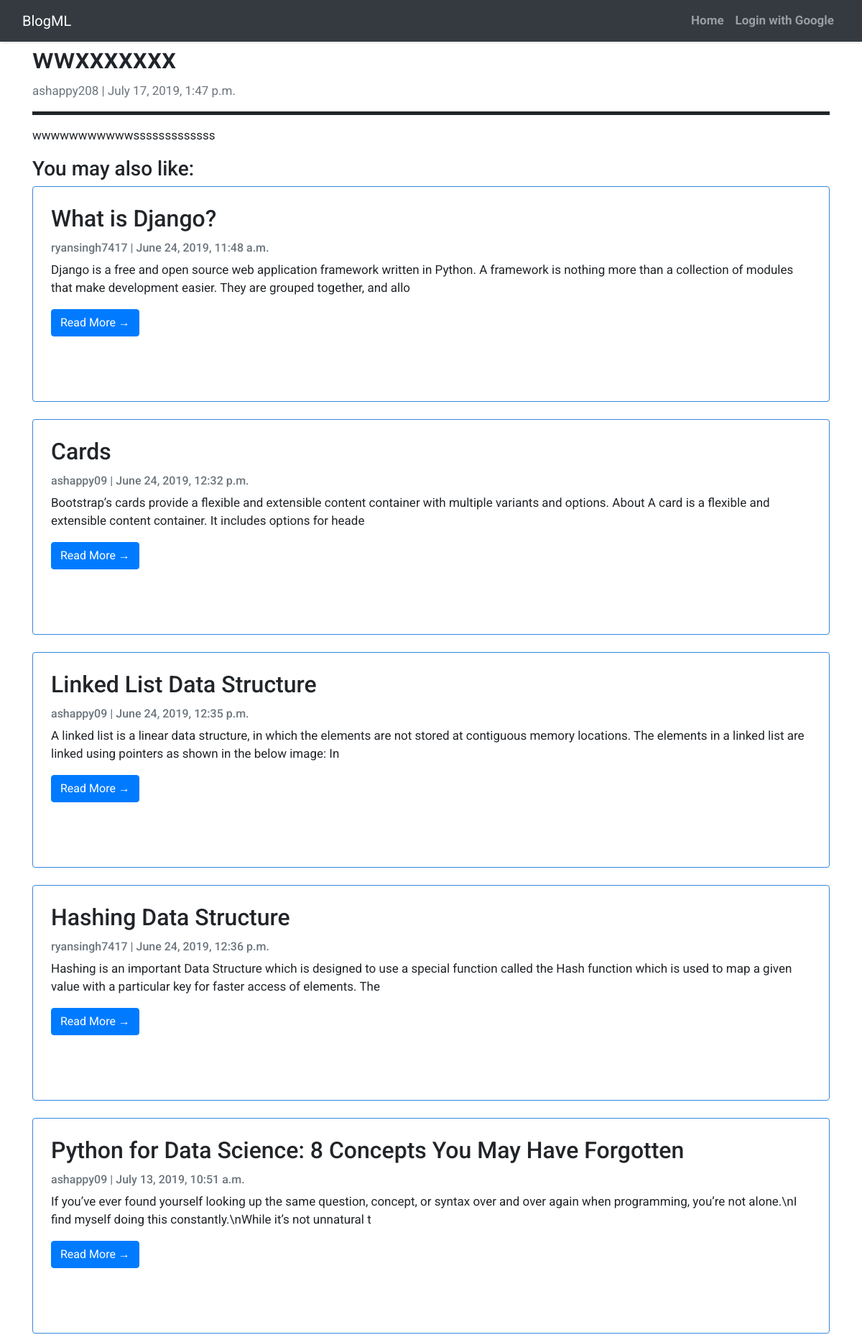
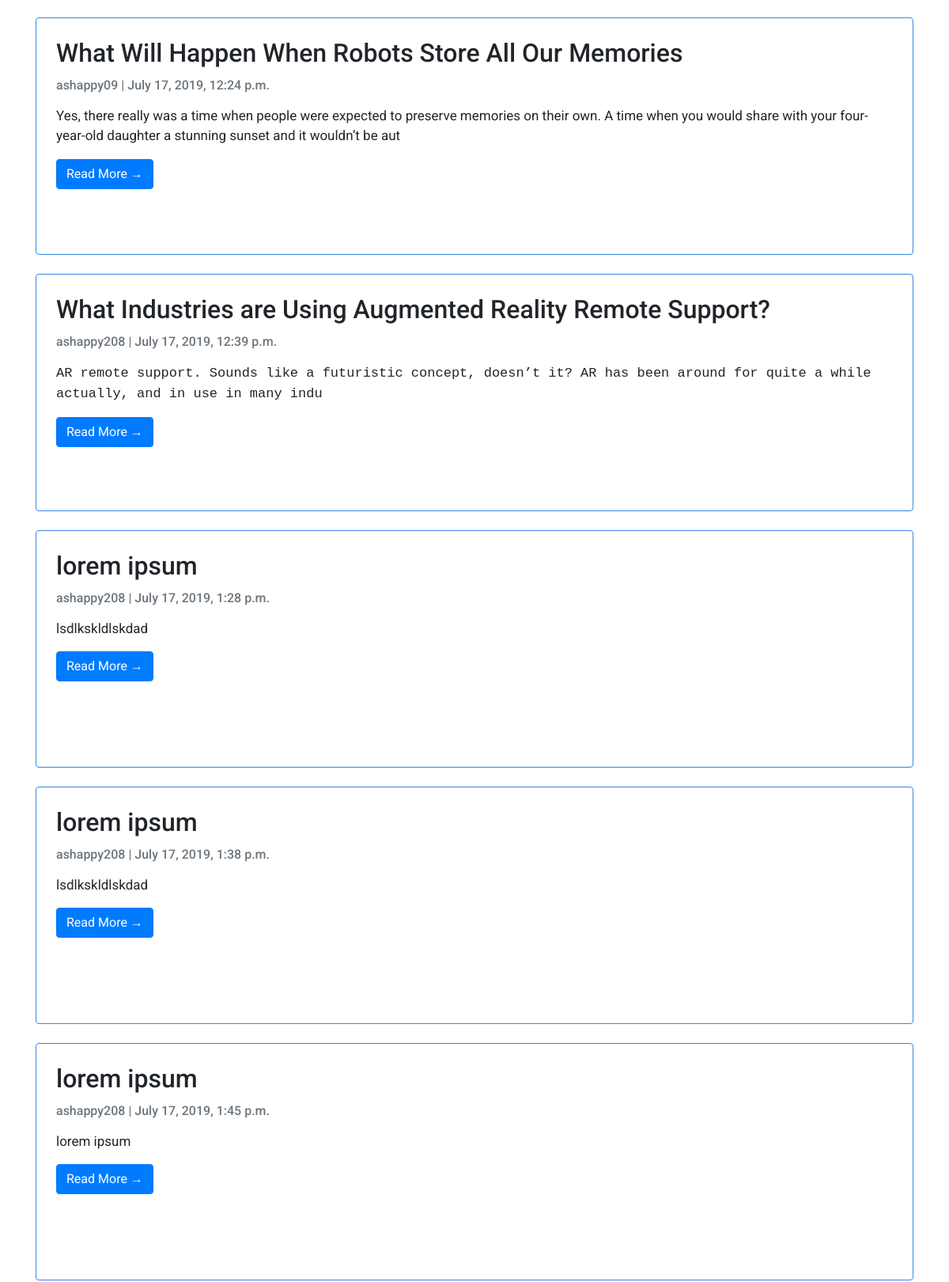
The app's page /post_detail/21/ (upper part) with its own data (2 pictures, top to bottom).
### dashboard/models.py (models this page shows, shortened)
class Post(models.Model):
    author = models.ForeignKey(settings.AUTH_USER_MODEL, on_delete=models.CASCADE)
    title = models.CharField(max_length=200)
    text = RichTextUploadingField()
    created_date = models.DateTimeField(default=timezone.now)
    published_date = models.DateTimeField(blank=True, null=True)
    topic = models.CharField(max_length=10,default = -1)
    objects = models.Manager

### dashboard/views.py (the view)
# urls.py: path('post_detail/<int:pk>/',views.post_detail,name='post_detail'),
def post_detail(request, pk):
    post = get_object_or_404(Post, pk=pk)
    posttopic = post.topic
    relpost = Post.objects.filter(topic = posttopic).exclude(pk=pk)
    return render(request, 'post_detail.html', {'post': post,'related':relpost})

### dashboard/templates/post_detail.html (shortened to what this page needs)
{% extends 'base.html' %} {% block content %}
<div class="container">
<h1>{% block title %} {{ post.title}} {% endblock title %}</h1>
        <p class=" text-muted">{{ post.author }} | {{ post.published_date }}</p>
        <p style="border-bottom: 5px solid">{{ post.text|safe}}</p>
      </div>
<div class="container">
    {% if related %}
  <h3>You may also like:</h2>
      {% for object in related %}
      <div class="card mb-4">
          <div class="card-body">
              <h2 class="card-title">{{ object.title }}</h2>
              <p class="card-text text-muted h6">{{ object.author }} | {{ object.published_date}} </p>
              <p class = "card-text">{{ object.text|safe|slice:200 }}</p>
              <a href="{% url 'post_detail' pk=object.pk  %}" class="btn btn-primary">Read More &rarr;</a>
          </div>
      </div>
      {% endfor %}
      {% endif %}
</div>
{% endblock content %}

### dashboard/templates/base.html (style rules this page uses)
body { font-family: "Roboto", sans-serif; font-size: 17px; background-color: white; }
.card { padding: 5px; background: white; height : 300px; overflow: auto; border: 1px solid #3388E1; }

### records on screen
Post: title "wwxxxxxxx", author "ashappy208", published_date "July 17, 2019, 1:47 p.m.", text "wwwwwwwwwwwsssssssssssss"
Post: title "What is Django?", author "ryansingh7417", published_date "June 24, 2019, 11:48 a.m.", text "Django is a free and open source web application framework written in Python. A framework is nothing more than a collection of modules that make development easier. They are grouped together, and allo"
Post: title "Cards", author "ashappy09", published_date "June 24, 2019, 12:32 p.m.", text "Bootstrap’s cards provide a flexible and extensible content container with multiple variants and options. About A card is a flexible and extensible content container. It includes options for heade"
Post: title "Linked List Data Structure", author "ashappy09", published_date "June 24, 2019, 12:35 p.m.", text "A linked list is a linear data structure, in which the elements are not stored at contiguous memory locations. The elements in a linked list are linked using pointers as shown in the below image: In"
Post: title "Hashing Data Structure", author "ryansingh7417", published_date "June 24, 2019, 12:36 p.m.", text "Hashing is an important Data Structure which is designed to use a special function called the Hash function which is used to map a given value with a particular key for faster access of elements. The"
Post: title "Python for Data Science: 8 Concepts You May Have Forgotten", author "ashappy09", published_date "July 13, 2019, 10:51 a.m.", text "If you’ve ever found yourself looking up the same question, concept, or syntax over and over again when programming, you’re not alone.\\nI find myself doing this constantly.\\nWhile it’s not unnatural t"
Post: title "What Will Happen When Robots Store All Our Memories", author "ashappy09", published_date "July 17, 2019, 12:24 p.m.", text "Yes, there really was a time when people were expected to preserve memories on their own. A time when you would share with your four-year-old daughter a stunning sunset and it wouldn’t be aut"
Post: title "What Industries are Using Augmented Reality Remote Support?", author "ashappy208", published_date "July 17, 2019, 12:39 p.m.", text "AR remote support. Sounds like a futuristic concept, doesn’t it? AR has been around for quite a while actually, and in use in many indu"
Post: title "lorem ipsum", author "ashappy208", published_date "July 17, 2019, 1:28 p.m.", text "lsdlkskldlskdad"
Post: title "lorem ipsum", author "ashappy208", published_date "July 17, 2019, 1:38 p.m.", text "lsdlkskldlskdad"
Post: title "lorem ipsum", author "ashappy208", published_date "July 17, 2019, 1:45 p.m.", text "lorem ipsum"
